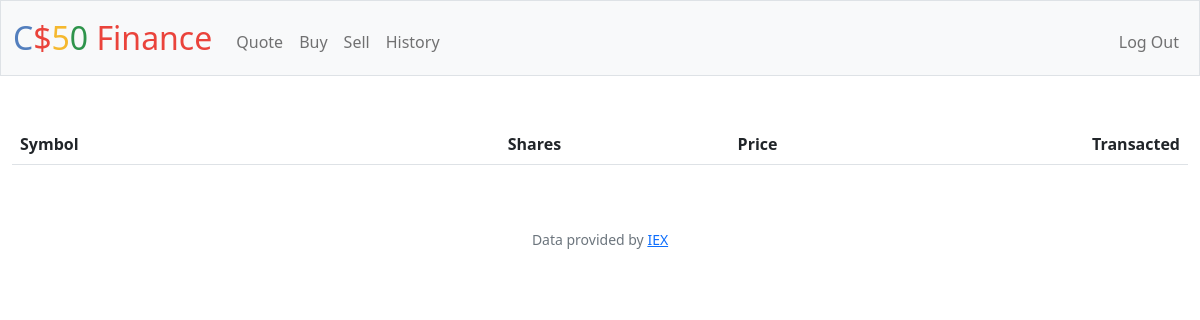
Before: /history (signed in) with the older database file.
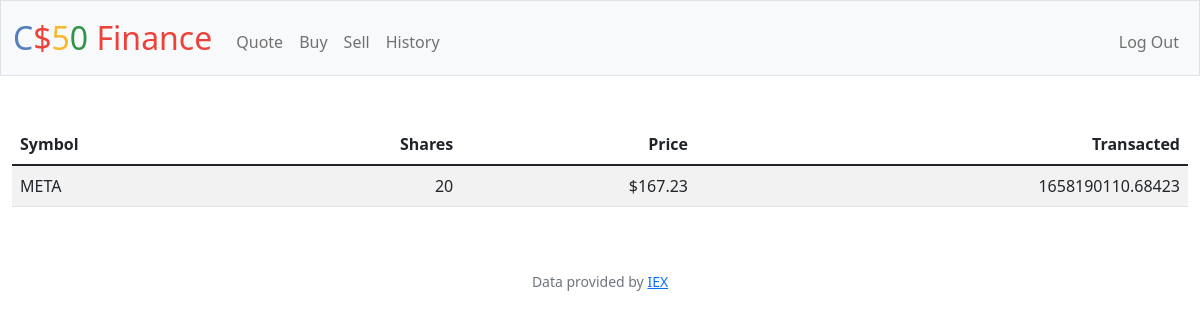
After: the same page with the newer database file.
### tables this page shows
CREATE TABLE transactions(
    id           INTEGER PRIMARY KEY AUTOINCREMENT NOT NULL,
    users_id    INTEGER NOT NULL,
    symbol  TEXT NOT NULL,
    name  TEXT NOT NULL,
    price  NUMERIC NOT NULL,
    quantity  INTEGER NOT NULL,
    cash  NUMERIC NOT NULL,
    time TEXT NOT NULL,
    FOREIGN KEY(users_id) REFERENCES users(id)
);

### app.py (the view)
@app.route("/history")
@login_required
def history():
    hist = db.execute(
        "SELECT * FROM transactions WHERE users_id = ? ORDER BY time ASC", session["user_id"])
    return render_template("history.html", res=hist)

### app.py (called while the page is built)
@app.after_request
def after_request(response):
    response.headers["Cache-Control"] = "no-cache, no-store, must-revalidate"
    response.headers["Expires"] = 0
    response.headers["Pragma"] = "no-cache"
    return response

### helpers.py (called while the page is built)
def login_required(f):
    @wraps(f)
    def decorated_function(*args, **kwargs):
        if session.get("user_id") is None:
            return redirect("/login")
        return f(*args, **kwargs)
    return decorated_function

def usd(value):
    return f"${value:,.2f}"

### templates/history.html (shortened to what this page needs)
{% extends "layout.html" %}
{% block main %}
{% set ns = namespace() %}
{% set ns.last_cash = 10000 %}
<table class="table table-striped">
    <thead>
        <tr>
            <th class="text-start">Symbol</th>
            <th class="text-end">Shares</th>
            <th class="text-end">Price</th>
            <th class="text-end">Transacted</th>
        </tr>
    </thead>
   <tbody>
    {% for dict_res in res -%}
            <tr>
                <td class="text-start">{{dict_res['symbol']}}</td>
                <td class="text-end">{{dict_res['quantity']}}</td>
                <td class="text-end">{{dict_res['price'] | usd}}</td>
                <td class="text-end">{{dict_res['time']}}</td>
            </tr>
    {% endfor %}
    </tbody>
</table>
{% endblock %}

Changed rows visible on the page:
added transactions: symbol "META", quantity "20", price "$167.23", time "1658190110.68423"
